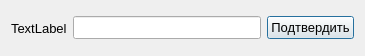
<?xml version="1.0" encoding="UTF-8"?>
<ui version="4.0">
 <class>search</class>
 <widget class="QDialog" name="search">
  <property name="geometry">
   <rect>
    <x>0</x>
    <y>0</y>
    <width>365</width>
    <height>56</height>
   </rect>
  </property>
  <property name="windowTitle">
   <string>Dialog</string>
  </property>
  <layout class="QHBoxLayout" name="horizontalLayout_2">
   <item>
    <layout class="QHBoxLayout" name="horizontalLayout">
     <item>
      <widget class="QLabel" name="label">
       <property name="font">
        <font>
         <pointsize>10</pointsize>
        </font>
       </property>
       <property name="text">
        <string>TextLabel</string>
       </property>
      </widget>
     </item>
     <item>
      <widget class="QLineEdit" name="lineEdit">
       <property name="font">
        <font>
         <pointsize>10</pointsize>
        </font>
       </property>
      </widget>
     </item>
     <item>
      <widget class="QPushButton" name="pushButton">
       <property name="font">
        <font>
         <pointsize>10</pointsize>
        </font>
       </property>
       <property name="text">
        <string>Подтвердить</string>
       </property>
      </widget>
     </item>
    </layout>
   </item>
  </layout>
 </widget>
 <resources/>
 <connections/>
</ui>
